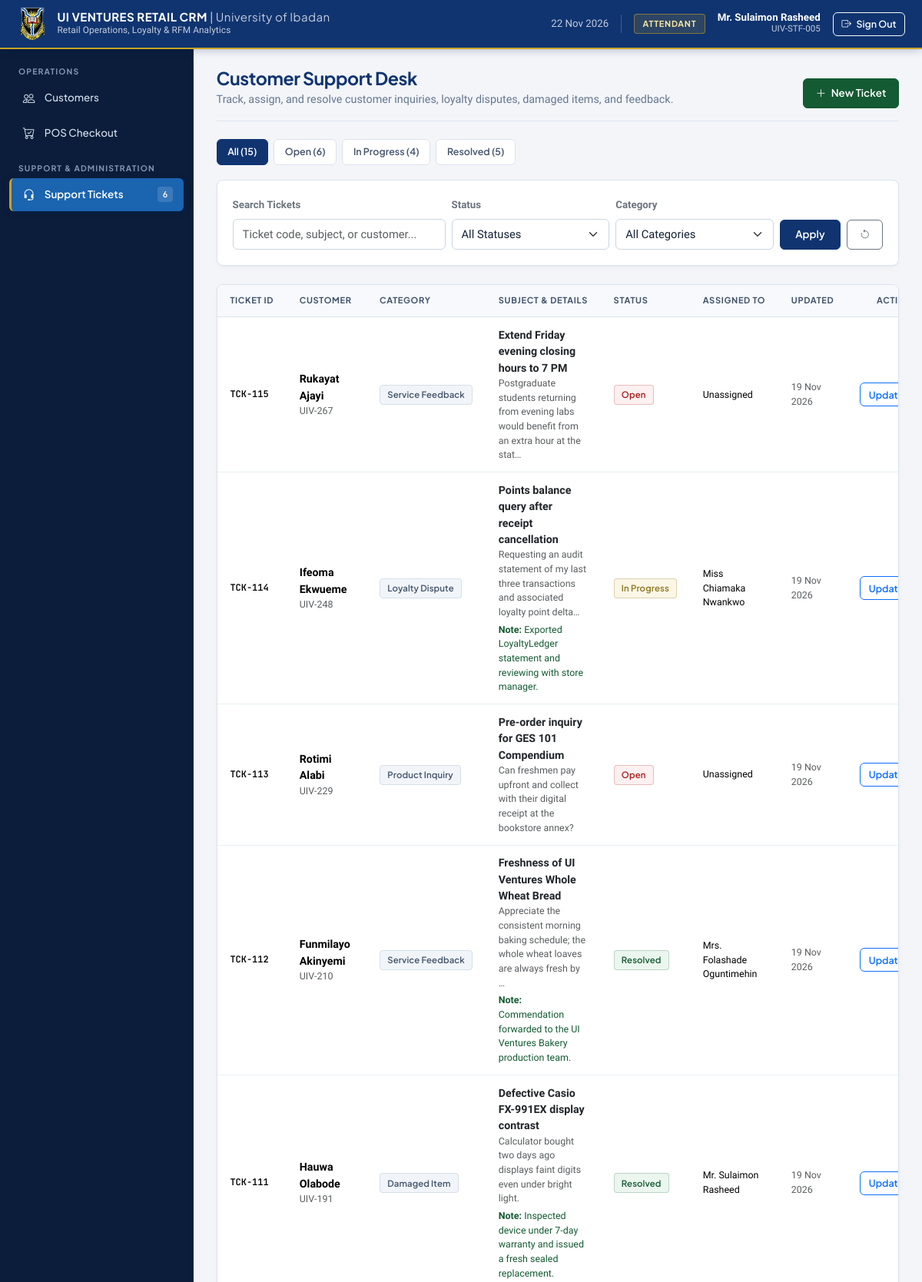
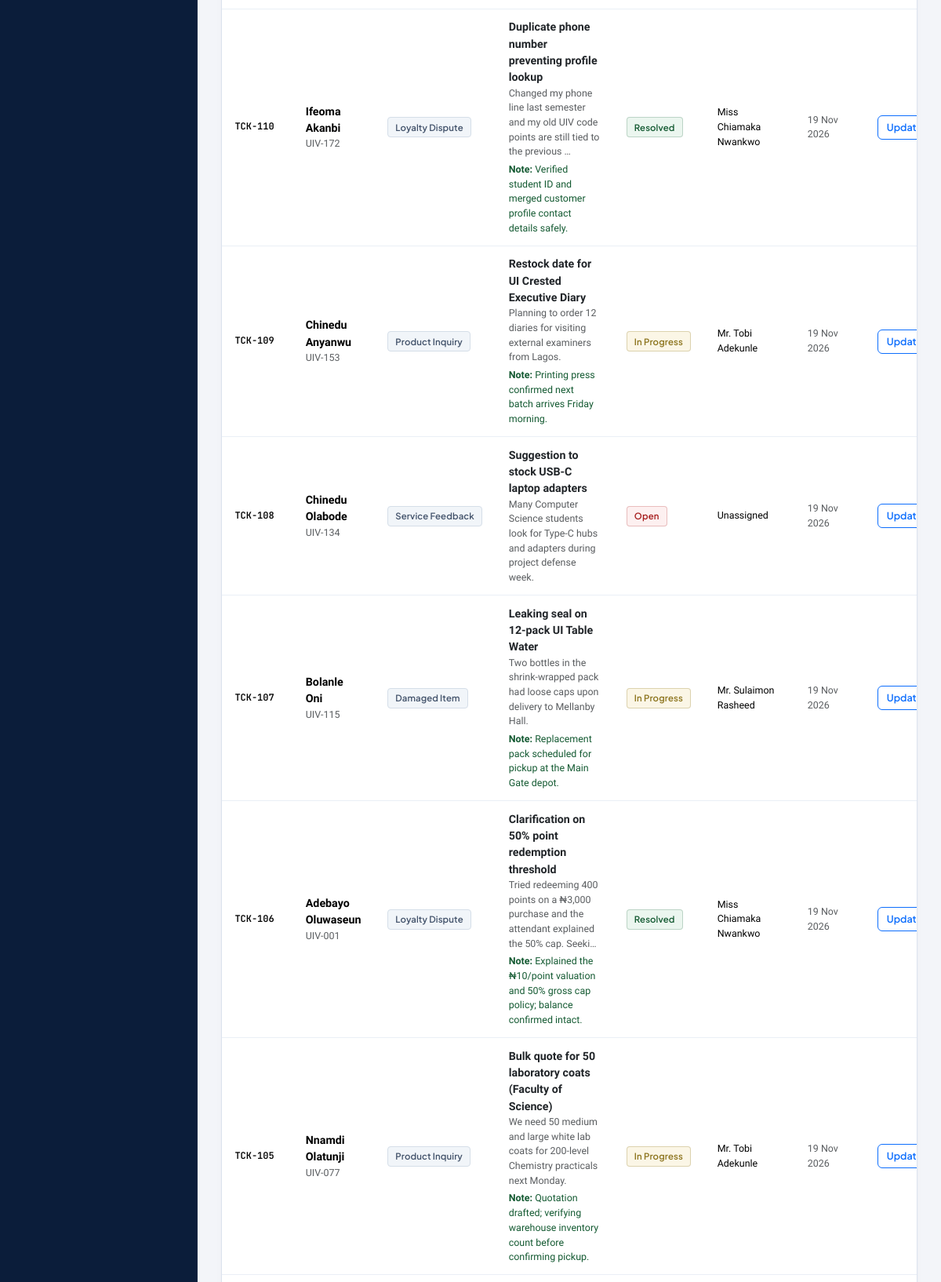
Page /tickets/ (signed in, upper part) on the committed database (2 pictures, top to bottom).
### crm/models.py (models this page shows, shortened)
class User(AbstractUser):
    class Role(models.TextChoices):
        ADMIN = "Admin", "Admin"
        MANAGER = "Manager", "Manager"
        ATTENDANT = "Attendant", "Attendant"
        CUSTOMER = "Customer", "Customer"
    username = None
    staff_code = models.CharField(
        max_length=20,
        unique=True,
        null=True,
        blank=True,
        db_index=True,
        help_text="Unique institutional staff code (blank for customer accounts).",
    )
    full_name = models.CharField(max_length=150)
    email = models.EmailField(unique=True, db_index=True)
    role = models.CharField(
        max_length=20,
        choices=Role.choices,
        default=Role.CUSTOMER,
        db_index=True,
    )
    created_at = models.DateTimeField(auto_now_add=True)
    USERNAME_FIELD = "email"
    REQUIRED_FIELDS = ["full_name"]
    objects = UserManager()
    class Meta:
        db_table = "crm_user"
        ordering = ["-created_at"]
        indexes = [
            models.Index(fields=["role", "is_active"]),
        ]
    @property
    def is_admin_role(self):
        return self.role == self.Role.ADMIN or self.is_superuser
    @property
    def is_manager_or_admin(self):
        return self.role in {self.Role.ADMIN, self.Role.MANAGER} or self.is_superuser
    @property
    def is_staff_member(self):
        return self.role in {
            self.Role.ADMIN,
            self.Role.MANAGER,
            self.Role.ATTENDANT,
        } or self.is_superuser

class SupportTicket(models.Model):
    class Category(models.TextChoices):
        PRODUCT_INQUIRY = "Product Inquiry", "Product Inquiry"
        LOYALTY_DISPUTE = "Loyalty Dispute", "Loyalty Dispute"
        SERVICE_FEEDBACK = "Service Feedback", "Service Feedback"
        DAMAGED_ITEM = "Damaged Item", "Damaged Item"
    class Status(models.TextChoices):
        OPEN = "Open", "Open"
        IN_PROGRESS = "In_Progress", "In Progress"
        RESOLVED = "Resolved", "Resolved"
    ticket_code = models.CharField(max_length=20, unique=True, db_index=True, blank=True)
    customer = models.ForeignKey(
        Customer,
        on_delete=models.CASCADE,
        related_name="support_tickets",
    )
    assigned_to = models.ForeignKey(
        settings.AUTH_USER_MODEL,
        on_delete=models.SET_NULL,
        null=True,
        blank=True,
        related_name="assigned_tickets",
    )
    category = models.CharField(
        max_length=32,
        choices=Category.choices,
        db_index=True,
    )
    subject = models.CharField(max_length=200)
    description = models.TextField()
    status = models.CharField(
        max_length=20,
        choices=Status.choices,
        default=Status.OPEN,
        db_index=True,
    )
    resolution_note = models.TextField(blank=True)
    created_at = models.DateTimeField(auto_now_add=True, db_index=True)
    updated_at = models.DateTimeField(auto_now=True)
    class Meta:
        db_table = "crm_support_ticket"
        ordering = ["-created_at"]
        indexes = [
            models.Index(fields=["status", "category"]),
            models.Index(fields=["customer", "status"]),
        ]

class Customer(models.Model):
    class Category(models.TextChoices):
        UG = "UG", "Undergraduate (UG)"
        PG = "PG", "Postgraduate (PG)"
        ACADEMIC = "Academic", "Academic Staff"
        NON_TEACHING = "Non-Teaching", "Non-Teaching Staff"
        VISITOR = "Visitor", "Campus Visitor"
    user = models.OneToOneField(
        settings.AUTH_USER_MODEL,
        on_delete=models.SET_NULL,
        null=True,
        blank=True,
        related_name="customer_profile",
    )
    cust_code = models.CharField(max_length=20, unique=True, db_index=True)
    full_name = models.CharField(max_length=150, db_index=True)
    phone = models.CharField(max_length=20, unique=True, db_index=True)
    email = models.EmailField(blank=True, default="")
    category = models.CharField(
        max_length=20,
        choices=Category.choices,
        default=Category.UG,
        db_index=True,
    )
    loyalty_points = models.PositiveIntegerField(default=0)
    created_at = models.DateTimeField(auto_now_add=True)
    class Meta:
        db_table = "crm_customer"
        ordering = ["cust_code"]
        indexes = [
            models.Index(fields=["category", "loyalty_points"]),
        ]
    def __str__(self):
        return f"{self.cust_code} — {self.full_name}"

### crm/views.py (the view, shortened to what this page needs)
# urls.py: path("tickets/", views.tickets_view, name="tickets"),
@login_required
def tickets_view(request):
    status_filter = request.GET.get("status", "").strip()
    category_filter = request.GET.get("category", "").strip()
    query = request.GET.get("q", "").strip()
    is_customer_user = not request.user.is_staff_member
    customer_profile = getattr(request.user, "customer_profile", None)
    if is_customer_user:
        if customer_profile is None:
            base_qs = SupportTicket.objects.none()
        else:
            base_qs = SupportTicket.objects.filter(customer=customer_profile)
    else:
        base_qs = SupportTicket.objects.all()
    base_qs = base_qs.select_related("customer", "assigned_to")
    counts = {
        "total": base_qs.count(),
        "open": base_qs.filter(status=SupportTicket.Status.OPEN).count(),
        "in_progress": base_qs.filter(status=SupportTicket.Status.IN_PROGRESS).count(),
        "resolved": base_qs.filter(status=SupportTicket.Status.RESOLVED).count(),
    }
    qs = base_qs
    if status_filter:
        qs = qs.filter(status=status_filter)
    if category_filter:
        qs = qs.filter(category=category_filter)
    paginator = Paginator(qs.order_by("-created_at"), 20)
    page_obj = paginator.get_page(request.GET.get("page"))
    staff_members = User.objects.filter(
        role__in=[User.Role.ADMIN, User.Role.MANAGER, User.Role.ATTENDANT],
        is_active=True,
    ).order_by("full_name")
    create_form = SupportTicketCreateForm(
        for_customer=customer_profile if is_customer_user else None
    )
    return render(
        request,
        "crm/tickets.html",
        {
            "active_nav": "tickets",
            "page_obj": page_obj,
            "counts": counts,
            "status_filter": status_filter,
            "category_filter": category_filter,
            "query": query,
            "status_choices": SupportTicket.Status.choices,
            "category_choices": SupportTicket.Category.choices,
            "create_form": create_form,
            "staff_members": staff_members,
            "is_customer_user": is_customer_user,
        },
    )

### crm/templates/crm/tickets.html (shortened to what this page needs)
{% extends "crm/base.html" %}
{% load crm_tags %}
{% block content %}
<div class="uiv-page-header">
  <div>
    <h1 class="uiv-page-title">Customer Support Desk</h1>
    <p class="uiv-page-subtitle">
      {% if is_customer_user %}
        Submit product inquiries, loyalty questions, or service feedback and monitor resolution status.
      {% else %}
        Track, assign, and resolve customer inquiries, loyalty disputes, damaged items, and feedback.
      {% endif %}
    </p>
  </div>
  <button type="button" class="btn btn-uiv-confirm" data-bs-toggle="modal" data-bs-target="#newTicketModal">
    <i class="bi bi-plus-lg"></i> New Ticket
  </button>
</div>
<div class="uiv-pill-strip mb-3">
  <a href="?category={{ category_filter|urlencode }}&q={{ query }}" class="uiv-filter-pill {% if not status_filter %}active{% endif %}">
    All ({{ counts.total }})
  </a>
  <a href="?status=Open&category={{ category_filter|urlencode }}&q={{ query }}" class="uiv-filter-pill {% if status_filter == 'Open' %}active{% endif %}">
    Open ({{ counts.open }})
  </a>
  <a href="?status=In_Progress&category={{ category_filter|urlencode }}&q={{ query }}" class="uiv-filter-pill {% if status_filter == 'In_Progress' %}active{% endif %}">
    In Progress ({{ counts.in_progress }})
  </a>
  <a href="?status=Resolved&category={{ category_filter|urlencode }}&q={{ query }}" class="uiv-filter-pill {% if status_filter == 'Resolved' %}active{% endif %}">
    Resolved ({{ counts.resolved }})
  </a>
</div>
<div class="uiv-card mb-4">
  <div class="uiv-card-body">
    <form method="get" action="{% url 'crm:tickets' %}" class="row g-2 align-items-end">
      <div class="col-12 col-md-4">
        <label for="ticketSearch" class="form-label small fw-semibold text-secondary">Search Tickets</label>
        <input
          type="text"
          id="ticketSearch"
          name="q"
          value="{{ query }}"
          class="form-control"
          placeholder="Ticket code, subject, or customer..."
        />
      </div>
      <div class="col-6 col-md-3">
        <label for="ticketStatusFilter" class="form-label small fw-semibold text-secondary">Status</label>
        <select id="ticketStatusFilter" name="status" class="form-select">
          <option value="">All Statuses</option>
        </select>
      </div>
      <div class="col-6 col-md-3">
        <label for="ticketCatFilter" class="form-label small fw-semibold text-secondary">Category</label>
        <select id="ticketCatFilter" name="category" class="form-select">
          <option value="">All Categories</option>
        </select>
      </div>
      <div class="col-12 col-md-2 d-flex gap-2">
        <button type="submit" class="btn btn-uiv-primary flex-grow-1">Apply</button>
        <a href="{% url 'crm:tickets' %}" class="btn btn-outline-secondary" title="Reset"><i class="bi bi-arrow-counterclockwise"></i></a>
      </div>
    </form>
  </div>
</div>
<div class="uiv-card">
  <div class="table-responsive">
    <table class="table uiv-table">
      <thead>
        <tr>
          <th>Ticket ID</th>
          <th>Customer</th>
          <th>Category</th>
          <th>Subject &amp; Details</th>
          <th>Status</th>
          <th>Assigned To</th>
          <th>Updated</th>
          {% if not is_customer_user %}<th class="text-end">Action</th>{% endif %}
        </tr>
      </thead>
      <tbody>
        {% for t in page_obj %}
          <tr>
            <td class="font-mono-code fw-semibold">{{ t.ticket_code }}</td>
            <td>
              <div class="fw-semibold">{{ t.customer.full_name }}</div>
              <div class="small text-muted">{{ t.customer.cust_code }}</div>
            </td>
            <td><span class="uiv-badge badge-tier-neutral">{{ t.category }}</span></td>
            <td style="max-width: 320px;">
              <div class="fw-semibold text-dark">{{ t.subject }}</div>
              <div class="small text-muted">{{ t.description|truncatechars:95 }}</div>
              {% if t.resolution_note %}
                <div class="small mt-1" style="color: var(--uiv-green);">
                  <strong>Note:</strong> {{ t.resolution_note }}
                </div>
              {% endif %}
            </td>
            <td>
              <span class="uiv-badge {{ t.status|ticket_status_badge }}">{{ t.status|ticket_status_label }}</span>
            </td>
            <td class="small">{{ t.assigned_to.full_name|default:"Unassigned" }}</td>
            <td class="small text-muted">{{ t.updated_at|date:"d M Y" }}</td>
            {% if not is_customer_user %}
              <td class="text-end">
                <button
                  type="button"
                  class="btn btn-sm btn-outline-primary"
                  data-bs-toggle="modal"
                  data-bs-target="#manageTicketModal"
                  data-ticket-id="{{ t.id }}"
                  data-ticket-code="{{ t.ticket_code }}"
                  data-ticket-subject="{{ t.subject }}"
                  data-ticket-desc="{{ t.description }}"
                  data-ticket-status="{{ t.status }}"
                  data-ticket-assigned="{{ t.assigned_to_id|default:'' }}"
                  data-ticket-note="{{ t.resolution_note }}"
                >
                  Update
                </button>
              </td>
            {% endif %}
          </tr>
        {% empty %}
          <tr><td colspan="{% if is_customer_user %}7{% else %}8{% endif %}" class="text-center text-muted py-5">No support tickets match the selected filters.</td></tr>
        {% endfor %}
      </tbody>
    </table>
  </div>
</div>
{% endblock %}

### crm/templates/crm/base.html (shortened to what this page needs)
{% load static crm_tags %}
<!DOCTYPE html>
<html lang="en">
<head>
  <link href="https://cdn.jsdelivr.net/npm/bootstrap@5.3.3/dist/css/bootstrap.min.css" rel="stylesheet" />
  <link href="https://cdn.jsdelivr.net/npm/bootstrap-icons@1.11.3/font/bootstrap-icons.min.css" rel="stylesheet" />
  <link rel="stylesheet" href="{% static 'crm/css/styles.css' %}?v=20261120" />
</head>
<body>
  <header class="uiv-topbar">
    <div class="d-flex align-items-center gap-2">
      <a href="{% url 'crm:home' %}" class="uiv-brand">
        <span class="uiv-crest-frame">
          <img src="{% static 'crm/img/ui_crest.png' %}" alt="University of Ibadan Crest" />
        </span>
        <div>
          <div class="uiv-brand-title">
            UI VENTURES RETAIL CRM
            <span class="d-none d-sm-inline fw-normal opacity-75">| University of Ibadan</span>
          </div>
          <div class="uiv-brand-sub d-none d-md-block">
            Retail Operations, Loyalty &amp; RFM Analytics
          </div>
        </div>
      </a>
    </div>
    <div class="d-flex align-items-center gap-2 gap-md-3">
      {% if request.user.is_authenticated %}
        {% if nav_today %}
          <span class="d-none d-xl-inline small opacity-75">{{ nav_today|date:"d M Y" }}</span>
        {% endif %}
        <span class="uiv-role-tag">{{ request.user.role }}</span>
        <div class="d-none d-md-block text-end">
          <div class="small fw-semibold lh-1">{{ request.user.full_name }}</div>
          <div class="opacity-75" style="font-size: 0.72rem;">{{ request.user.staff_code|default:request.user.email }}</div>
        </div>
        <a href="{% url 'crm:logout' %}" class="btn btn-sm btn-outline-light" title="Sign Out">
          <i class="bi bi-box-arrow-right"></i>
          <span class="d-none d-sm-inline">Sign Out</span>
        </a>
      {% endif %}
    </div>
  </header>
  <aside id="uivSidebar" class="uiv-sidebar" aria-label="Primary navigation">
    <div class="uiv-nav-section">Operations</div>
    {% if request.user.is_staff_member %}
      <a href="{% url 'crm:customers' %}" class="uiv-nav-link {% if active_nav == 'customers' %}active{% endif %}">
        <span class="uiv-nav-link-inner"><i class="bi bi-people"></i><span>Customers</span></span>
      </a>
      <a href="{% url 'crm:pos' %}" class="uiv-nav-link {% if active_nav == 'pos' %}active{% endif %}">
        <span class="uiv-nav-link-inner"><i class="bi bi-cart-check"></i><span>POS Checkout</span></span>
      </a>
    {% endif %}
    <div class="uiv-nav-section">Support &amp; Administration</div>
    <a href="{% url 'crm:tickets' %}" class="uiv-nav-link {% if active_nav == 'tickets' %}active{% endif %}">
      <span class="uiv-nav-link-inner"><i class="bi bi-headset"></i><span>Support Tickets</span></span>
      {% if nav_open_tickets_count %}
        <span class="uiv-nav-count" title="Open tickets">{{ nav_open_tickets_count }}</span>
      {% endif %}
    </a>
  </aside>
  <main class="uiv-main">
    <div class="uiv-workspace-container">
      {% block content %}{% endblock %}
    </div>
  </main>
</body>
</html>

### rows in the picture
User: user.role "ATTENDANT", user.full_name "Mr. Sulaimon Rasheed", user.staff_code "UIV-STF-005"
SupportTicket: ticket_code "TCK-115", customer.full_name "Rukayat Ajayi", customer.cust_code "UIV-267", category "Service Feedback", subject "Extend Friday evening closing hours to 7 PM", description "Postgraduate students returning from evening labs would benefit from an extra hour at the stat…", status|ticket_status_label "Open", assigned_to.full_name "Unassigned", updated_at "19 Nov 2026"
SupportTicket: ticket_code "TCK-114", customer.full_name "Ifeoma Ekwueme", customer.cust_code "UIV-248", category "Loyalty Dispute", subject "Points balance query after receipt cancellation", description "Requesting an audit statement of my last three transactions and associated loyalty point delta…", resolution_note "Exported LoyaltyLedger statement and reviewing with store manager.", status|ticket_status_label "In Progress", assigned_to.full_name "Miss Chiamaka Nwankwo", updated_at "19 Nov 2026"
SupportTicket: ticket_code "TCK-113", customer.full_name "Rotimi Alabi", customer.cust_code "UIV-229", category "Product Inquiry", subject "Pre-order inquiry for GES 101 Compendium", description "Can freshmen pay upfront and collect with their digital receipt at the bookstore annex?", status|ticket_status_label "Open", assigned_to.full_name "Unassigned", updated_at "19 Nov 2026"
SupportTicket: ticket_code "TCK-112", customer.full_name "Funmilayo Akinyemi", customer.cust_code "UIV-210", category "Service Feedback", subject "Freshness of UI Ventures Whole Wheat Bread", description "Appreciate the consistent morning baking schedule; the whole wheat loaves are always fresh by …", resolution_note "Commendation forwarded to the UI Ventures Bakery production team.", status|ticket_status_label "Resolved", assigned_to.full_name "Mrs. Folashade Oguntimehin", updated_at "19 Nov 2026"
SupportTicket: ticket_code "TCK-111", customer.full_name "Hauwa Olabode", customer.cust_code "UIV-191", category "Damaged Item", subject "Defective Casio FX-991EX display contrast", description "Calculator bought two days ago displays faint digits even under bright light.", resolution_note "Inspected device under 7-day warranty and issued a fresh sealed replacement.", status|ticket_status_label "Resolved", assigned_to.full_name "Mr. Sulaimon Rasheed", updated_at "19 Nov 2026"
SupportTicket: ticket_code "TCK-110", customer.full_name "Ifeoma Akanbi", customer.cust_code "UIV-172", category "Loyalty Dispute", subject "Duplicate phone number preventing profile lookup", description "Changed my phone line last semester and my old UIV code points are still tied to the previous …", resolution_note "Verified student ID and merged customer profile contact details safely.", status|ticket_status_label "Resolved", assigned_to.full_name "Miss Chiamaka Nwankwo", updated_at "19 Nov 2026"
SupportTicket: ticket_code "TCK-109", customer.full_name "Chinedu Anyanwu", customer.cust_code "UIV-153", category "Product Inquiry", subject "Restock date for UI Crested Executive Diary", description "Planning to order 12 diaries for visiting external examiners from Lagos.", resolution_note "Printing press confirmed next batch arrives Friday morning.", status|ticket_status_label "In Progress", assigned_to.full_name "Mr. Tobi Adekunle", updated_at "19 Nov 2026"
SupportTicket: ticket_code "TCK-108", customer.full_name "Chinedu Olabode", customer.cust_code "UIV-134", category "Service Feedback", subject "Suggestion to stock USB-C laptop adapters", description "Many Computer Science students look for Type-C hubs and adapters during project defense week.", status|ticket_status_label "Open", assigned_to.full_name "Unassigned", updated_at "19 Nov 2026"
SupportTicket: ticket_code "TCK-107", customer.full_name "Bolanle Oni", customer.cust_code "UIV-115", category "Damaged Item", subject "Leaking seal on 12-pack UI Table Water", description "Two bottles in the shrink-wrapped pack had loose caps upon delivery to Mellanby Hall.", resolution_note "Replacement pack scheduled for pickup at the Main Gate depot.", status|ticket_status_label "In Progress", assigned_to.full_name "Mr. Sulaimon Rasheed", updated_at "19 Nov 2026"
SupportTicket: ticket_code "TCK-106", customer.full_name "Adebayo Oluwaseun", customer.cust_code "UIV-001", category "Loyalty Dispute", subject "Clarification on 50% point redemption threshold", description "Tried redeeming 400 points on a ₦3,000 purchase and the attendant explained the 50% cap. Seeki…", resolution_note "Explained the ₦10/point valuation and 50% gross cap policy; balance confirmed intact.", status|ticket_status_label "Resolved", assigned_to.full_name "Miss Chiamaka Nwankwo", updated_at "19 Nov 2026"
SupportTicket: ticket_code "TCK-105", customer.full_name "Nnamdi Olatunji", customer.cust_code "UIV-077", category "Product Inquiry", subject "Bulk quote for 50 laboratory coats (Faculty of Science)", description "We need 50 medium and large white lab coats for 200-level Chemistry practicals next Monday.", resolution_note "Quotation drafted; verifying warehouse inventory count before confirming pickup.", status|ticket_status_label "In Progress", assigned_to.full_name "Mr. Tobi Adekunle", updated_at "19 Nov 2026"

### other values in the picture
{{ nav_today|date:"d M Y" }} "22 Nov 2026"
{{ nav_open_tickets_count }} "6"
{{ counts.total }} "15"
{{ counts.open }} "6"
{{ counts.in_progress }} "4"
{{ counts.resolved }} "5"
